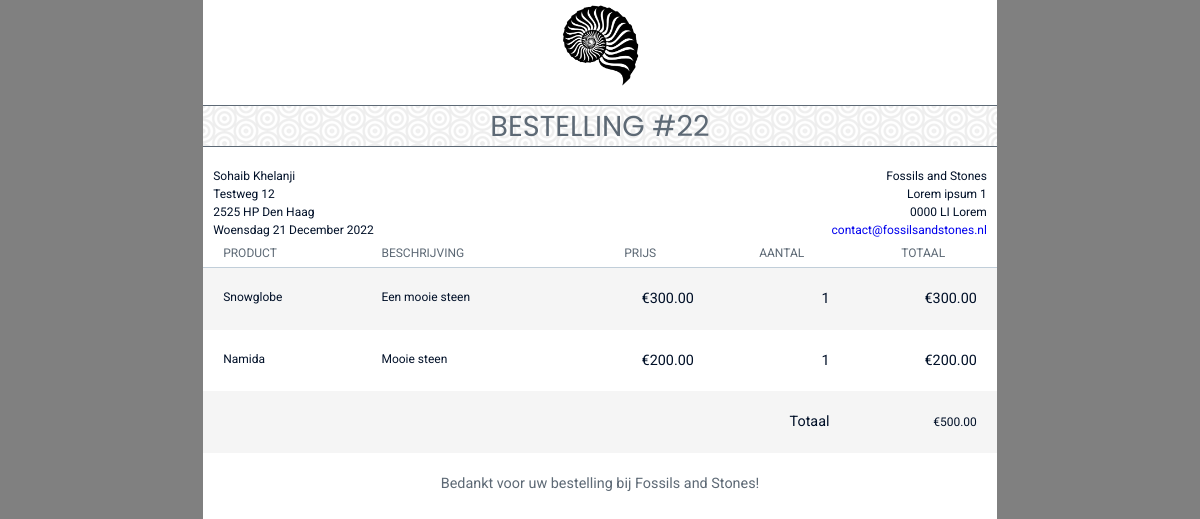
The app's page /viewOrder.php?id=22 (signed in) with its own data.
### tables this page shows
CREATE TABLE `orders` (
  `orders_id` int(11) NOT NULL,
  `user_id` int(11) DEFAULT NULL,
  `orders_timestamp` varchar(255) NOT NULL,
  `orders_processed` int(1) NOT NULL DEFAULT 0
);

CREATE TABLE `order_product` (
  `order_product_id` int(11) NOT NULL,
  `orders_id` int(11) NOT NULL,
  `product_id` int(11) NOT NULL,
  `order_product_quantity` int(11) NOT NULL
);

CREATE TABLE `product` (
  `product_id` int(11) NOT NULL,
  `product_name` varchar(50) NOT NULL,
  `product_price` int(11) NOT NULL,
  `product_category` int(11) NOT NULL,
  `product_description` longtext NOT NULL,
  `product_quantity` int(11) DEFAULT NULL,
  `product_availability` varchar(5) NOT NULL DEFAULT 'true'
);

### classes/dbh.php (called while the page is built)
<?php
class dbh
{
    public function connection()
    {
        try {
            $username = "root";
            $password = "";
            $pdo = new PDO('mysql:host=localhost;dbname=fas', $username, $password);
            return $pdo;
        } catch (PDOException $e) {
            print "Error!:" . $e->getMessage() . "<br/>";
            die();
        }
    }
}

### viewOrder.php (the view, shortened to what this page needs)
<?php
include 'incs/header.php';
include 'classes/dbh.php';
$dbh = new Dbh();
$orderId = $_GET['id'];
$stmt = $dbh->connection()->prepare("SELECT * FROM orders WHERE orders_id = $orderId");
$stmt->execute();
$result = $stmt->fetchAll();
?>
<body style="background-color: grey;">
  <div id=invoice>
    <header class="clearfix">
      <div id="logo">
        <img src="imgs/logo-inverted.png">
      </div>
      <h1>BESTELLING #<?php echo $orderId ?></h1>
      <div id="company" class="clearfix">
        <div>Fossils and Stones</div>
        <div>Lorem ipsum 1<br /> 0000 LI Lorem</div>
        <div><a href="mailto:contact@fossilsandstones.nl">contact@fossilsandstones.nl</a></div>
      </div>
      <div id="project">
        <div> <?php echo $userFirstname . "&nbsp;" . $userLastname ?></div>
        <div><?php echo $userStreetName . "&nbsp;" . $userHouseNumber ?></div>
        <div><?php echo $userPostalCode . "&nbsp;" . $userCity ?></div>
        <div><?php
              $stmt = $dbh->connection()->prepare("SELECT * FROM orders WHERE orders_id = $orderId");
              $stmt->execute();
              $result = $stmt->fetchAll();
              foreach ($result as $order) {
                $orderTimestamp = date("d-m-Y H:i", strtotime($order['orders_timestamp']));
                $orderTimestamp = date("l j F Y ", strtotime($orderTimestamp));
                $orderTimestamp = str_replace("January", "Januari", $orderTimestamp);
                $orderTimestamp = str_replace("February", "Februari", $orderTimestamp);
                $orderTimestamp = str_replace("March", "Maart", $orderTimestamp);
                $orderTimestamp = str_replace("April", "April", $orderTimestamp);
                $orderTimestamp = str_replace("May", "Mei", $orderTimestamp);
                $orderTimestamp = str_replace("June", "Juni", $orderTimestamp);
                $orderTimestamp = str_replace("July", "Juli", $orderTimestamp);
                $orderTimestamp = str_replace("August", "Augustus", $orderTimestamp);
                $orderTimestamp = str_replace("September", "September", $orderTimestamp);
                $orderTimestamp = str_replace("October", "Oktober", $orderTimestamp);
                $orderTimestamp = str_replace("November", "November", $orderTimestamp);
                $orderTimestamp = str_replace("December", "December", $orderTimestamp);
                $orderTimestamp = str_replace("Monday", "Maandag", $orderTimestamp);
                $orderTimestamp = str_replace("Tuesday", "Dinsdag", $orderTimestamp);
                $orderTimestamp = str_replace("Wednesday", "Woensdag", $orderTimestamp);
                $orderTimestamp = str_replace("Thursday", "Donderdag", $orderTimestamp);
                $orderTimestamp = str_replace("Friday", "Vrijdag", $orderTimestamp);
                $orderTimestamp = str_replace("Saturday", "Zaterdag", $orderTimestamp);
                $orderTimestamp = str_replace("Sunday", "Zondag", $orderTimestamp);
                echo $orderTimestamp;
              }
              ?></div>
      </div>
    </header>
    <main>
      <table>
        <thead>
          <tr>
            <th class="service">PRODUCT</th>
            <th class="desc">BESCHRIJVING</th>
            <th>PRIJS</th>
            <th>AANTAL</th>
            <th>TOTAAL</th>
          </tr>
        </thead>
        <tbody>
          <?php
          $stmt = $dbh->connection()->prepare("SELECT * FROM order_product WHERE orders_id = $orderId");
          $stmt->execute();
          $result = $stmt->fetchAll();
          foreach ($result as $row) {
            $productId = $row['product_id'];
            $quantity = $row['order_product_quantity'];
            $stmt = $dbh->connection()->prepare("SELECT * FROM product WHERE product_id = $productId");
            $stmt->execute();
            $result = $stmt->fetchAll();
            foreach ($result as $row) {
              $productName = $row['product_name'];
              $productDescription = $row['product_description'];
              $productPrice = $row['product_price'];
            }
            $total = $productPrice * $quantity;
            $total = number_format($total, 2, '.', '');
            $productPrice = number_format($productPrice, 2, '.', '');
            echo "<tr>
            <td class='service'>$productName</td>
            <td class='desc'>$productDescription</td>
            <td class='unit'>€$productPrice</td>
            <td class='qty'>$quantity</td>
            <td class='total'>€$total</td>
            </tr>";
          }
          $stmt = $dbh->connection()->prepare("SELECT * FROM order_product WHERE orders_id = $orderId");
          $stmt->execute();
          $result = $stmt->fetchAll();
          $total = 0;
          foreach ($result as $row) {
            $productId = $row['product_id'];
            $quantity = $row['order_product_quantity'];
            $stmt = $dbh->connection()->prepare("SELECT * FROM product WHERE product_id = $productId");
            $stmt->execute();
            $result = $stmt->fetchAll();
            foreach ($result as $row) {
              $productPrice = $row['product_price'];
            }
            $total += $productPrice * $quantity;
          }
          $total = number_format($total, 2, '.', '');
          echo "<tr>
        <td colspan='4' class='grand total'>Totaal</td>
        <td class=''>€$total</td>
        </tr>";
          ?>
        </tbody>
      </table>
      <div id="notices">
        <div class="notice">Bedankt voor uw bestelling bij Fossils and Stones!</div>
      </div>
    </main>
  </div>
  <?php
  include 'incs/footer.php';
  ?>

### css/styles.css (style rules this page uses)
html { font-size: 62.5%; font-family: "roboto", "sans-serif"; color: black; background: #fff; -webkit-font-smoothing: antialiased; -moz-osx-font-smoothing: grayscale; margin: 0; padding: 0; overflow-x: hidden; }
body { font-size: 1.6rem; line-height: 1.5; background: #fff; width: 100%; height: 100%; margin: 0; padding: 0; }
h1, h2, h3, h4, h5, h6 { font-family: "poppins", "sans-serif"; font-weight: bold; }
a { text-decoration: none; }
.unit { font-size: 14px; font-weight: normal; }
#invoice { width: 21cm; height: 23.7cm; margin: 0 auto; color: #001028; background: #ffffff; font-size: 12px; }
#logo { text-align: center; margin-bottom: 10px; }
#logo img { width: 90px; }
#invoice h1 { border-top: 1px solid #5d6975; border-bottom: 1px solid #5d6975; color: #5d6975; font-size: 2.4em; line-height: 1.4em; font-weight: normal; text-align: center; margin: 0 0 20px 0; background: url(../imgs/dimension.png); }
#project { float: left; }
#company { float: right; text-align: right; margin-right: 10px; }
#project { margin-left: 10px; }
#project div, #company div { white-space: nowrap; }
table { width: 100%; border-collapse: collapse; border-spacing: 0; margin-bottom: 20px; }
table tr:nth-child(2n-1) td { background: #f5f5f5; }
table th, table td { text-align: center; }
table th { padding: 5px 20px; color: #5d6975; border-bottom: 1px solid #c1ced9; white-space: nowrap; font-weight: normal; }
table .service, table .desc { text-align: left; }
table td { padding: 20px; text-align: right; }
table td.service, table td.desc { vertical-align: top; }
table td.unit, table td.qty, table td.total { font-size: 1.2em; }
#notices .notice { color: #5d6975; font-size: 1.2em; text-align: center; }

### records on screen
orders: orders_timestamp "Woensdag 21 December 2022"
order_product: product.product_name "Snowglobe", product.product_description "Een mooie steen", product.product_price "300.00", order_product_quantity "1", total "300.00"
order_product: product.product_name "Namida", product.product_description "Mooie steen", product.product_price "200.00", order_product_quantity "1", total "200.00"

### other values on screen
$orderId "22"
$userFirstname "Sohaib"
$userLastname "Khelanji"
$userStreetName "Testweg"
$userHouseNumber "12"
$userPostalCode "2525 HP"
$userCity "Den Haag"
$total "500.00"
